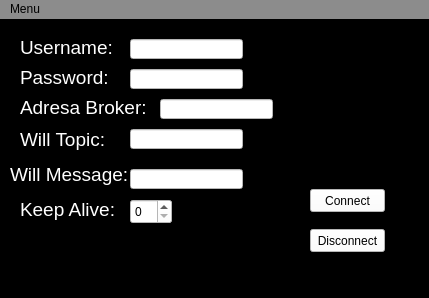
<?xml version="1.0" encoding="UTF-8"?>
<ui version="4.0">
 <class>MainWindow</class>
 <widget class="QMainWindow" name="MainWindow">
  <property name="geometry">
   <rect>
    <x>0</x>
    <y>0</y>
    <width>429</width>
    <height>298</height>
   </rect>
  </property>
  <property name="windowTitle">
   <string>MainWindow</string>
  </property>
  <property name="styleSheet">
   <string notr="true">background-color: rgb(0,0,0);
selection-background-color: rgb(255, 255, 255);
color: rgb(255, 255, 255);</string>
  </property>
  <widget class="QWidget" name="centralwidget">
   <widget class="QLabel" name="label">
    <property name="geometry">
     <rect>
      <x>20</x>
      <y>20</y>
      <width>101</width>
      <height>16</height>
     </rect>
    </property>
    <property name="font">
     <font>
      <pointsize>14</pointsize>
     </font>
    </property>
    <property name="text">
     <string>Username:</string>
    </property>
   </widget>
   <widget class="QLineEdit" name="usernameField">
    <property name="geometry">
     <rect>
      <x>130</x>
      <y>20</y>
      <width>113</width>
      <height>20</height>
     </rect>
    </property>
    <property name="styleSheet">
     <string notr="true">background-color: rgb(255, 255, 255);
color: rgb(0, 0, 0);</string>
    </property>
   </widget>
   <widget class="QLabel" name="label_2">
    <property name="geometry">
     <rect>
      <x>20</x>
      <y>50</y>
      <width>101</width>
      <height>16</height>
     </rect>
    </property>
    <property name="font">
     <font>
      <pointsize>14</pointsize>
     </font>
    </property>
    <property name="text">
     <string>Password:</string>
    </property>
   </widget>
   <widget class="QLineEdit" name="passwordField">
    <property name="geometry">
     <rect>
      <x>130</x>
      <y>50</y>
      <width>113</width>
      <height>20</height>
     </rect>
    </property>
    <property name="styleSheet">
     <string notr="true">background-color: rgb(255, 255, 255);
color: rgb(0, 0, 0);</string>
    </property>
   </widget>
   <widget class="QLabel" name="label_3">
    <property name="geometry">
     <rect>
      <x>20</x>
      <y>80</y>
      <width>131</width>
      <height>16</height>
     </rect>
    </property>
    <property name="font">
     <font>
      <pointsize>14</pointsize>
     </font>
    </property>
    <property name="text">
     <string>Adresa Broker:</string>
    </property>
   </widget>
   <widget class="QLineEdit" name="BrokerAddrField">
    <property name="geometry">
     <rect>
      <x>160</x>
      <y>80</y>
      <width>113</width>
      <height>20</height>
     </rect>
    </property>
    <property name="styleSheet">
     <string notr="true">background-color: rgb(255, 255, 255);
color: rgb(0, 0, 0);</string>
    </property>
   </widget>
   <widget class="QLabel" name="label_5">
    <property name="geometry">
     <rect>
      <x>20</x>
      <y>180</y>
      <width>101</width>
      <height>21</height>
     </rect>
    </property>
    <property name="font">
     <font>
      <pointsize>14</pointsize>
     </font>
    </property>
    <property name="text">
     <string>Keep Alive:</string>
    </property>
   </widget>
   <widget class="QPushButton" name="connectButton">
    <property name="geometry">
     <rect>
      <x>310</x>
      <y>170</y>
      <width>75</width>
      <height>23</height>
     </rect>
    </property>
    <property name="styleSheet">
     <string notr="true">background-color: rgb(255, 255, 255);
color: rgb(0, 0, 0);</string>
    </property>
    <property name="text">
     <string>Connect</string>
    </property>
   </widget>
   <widget class="QPushButton" name="disconnectButton">
    <property name="geometry">
     <rect>
      <x>310</x>
      <y>210</y>
      <width>75</width>
      <height>23</height>
     </rect>
    </property>
    <property name="styleSheet">
     <string notr="true">background-color: rgb(255, 255, 255);
color: rgb(0, 0, 0);</string>
    </property>
    <property name="text">
     <string>Disconnect</string>
    </property>
   </widget>
   <widget class="QLabel" name="label_6">
    <property name="geometry">
     <rect>
      <x>20</x>
      <y>110</y>
      <width>101</width>
      <height>21</height>
     </rect>
    </property>
    <property name="font">
     <font>
      <pointsize>14</pointsize>
     </font>
    </property>
    <property name="text">
     <string>Will Topic:</string>
    </property>
   </widget>
   <widget class="QLineEdit" name="willTopic">
    <property name="geometry">
     <rect>
      <x>130</x>
      <y>110</y>
      <width>113</width>
      <height>20</height>
     </rect>
    </property>
    <property name="styleSheet">
     <string notr="true">background-color: rgb(255, 255, 255);
color: rgb(0, 0, 0);</string>
    </property>
    <property name="text">
     <string/>
    </property>
   </widget>
   <widget class="QLabel" name="label_7">
    <property name="geometry">
     <rect>
      <x>10</x>
      <y>140</y>
      <width>121</width>
      <height>31</height>
     </rect>
    </property>
    <property name="font">
     <font>
      <pointsize>14</pointsize>
     </font>
    </property>
    <property name="text">
     <string>Will Message:</string>
    </property>
   </widget>
   <widget class="QLineEdit" name="willMsg">
    <property name="geometry">
     <rect>
      <x>130</x>
      <y>150</y>
      <width>113</width>
      <height>20</height>
     </rect>
    </property>
    <property name="styleSheet">
     <string notr="true">background-color: rgb(255, 255, 255);
color: rgb(0, 0, 0);</string>
    </property>
    <property name="text">
     <string/>
    </property>
   </widget>
   <widget class="QSpinBox" name="keepAliveTime">
    <property name="geometry">
     <rect>
      <x>130</x>
      <y>180</y>
      <width>42</width>
      <height>25</height>
     </rect>
    </property>
    <property name="styleSheet">
     <string notr="true">background-color: rgb(255, 255, 255);
color: rgb(0, 0, 0);</string>
    </property>
   </widget>
   <widget class="QListWidget" name="messageField">
    <property name="geometry">
     <rect>
      <x>10</x>
      <y>220</y>
      <width>241</width>
      <height>31</height>
     </rect>
    </property>
    <property name="styleSheet">
     <string notr="true">background-color: rgb(0, 0, 0);
color: rgb(255, 255, 255);</string>
    </property>
   </widget>
  </widget>
  <widget class="QMenuBar" name="menubar">
   <property name="geometry">
    <rect>
     <x>0</x>
     <y>0</y>
     <width>429</width>
     <height>21</height>
    </rect>
   </property>
   <property name="styleSheet">
    <string notr="true">background-color: rgb(140, 140, 140);
color: rgb(0, 0, 0);
selection-background-color: rgb(255, 255, 255);</string>
   </property>
   <widget class="QMenu" name="menu">
    <property name="title">
     <string>Menu</string>
    </property>
    <addaction name="actionConnect"/>
    <addaction name="actionSubscribe"/>
    <addaction name="actionPublish"/>
   </widget>
   <addaction name="menu"/>
  </widget>
  <widget class="QStatusBar" name="statusbar"/>
  <action name="actionConnect">
   <property name="text">
    <string>Connect</string>
   </property>
  </action>
  <action name="actionSubscribe">
   <property name="text">
    <string>Subscribe</string>
   </property>
  </action>
  <action name="actionPublish">
   <property name="text">
    <string>Publish</string>
   </property>
  </action>
 </widget>
 <resources/>
 <connections/>
</ui>
